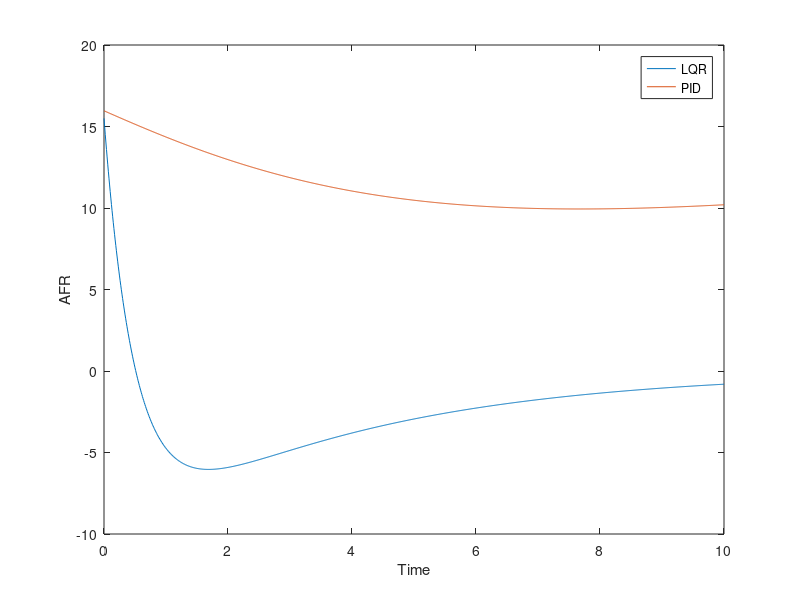
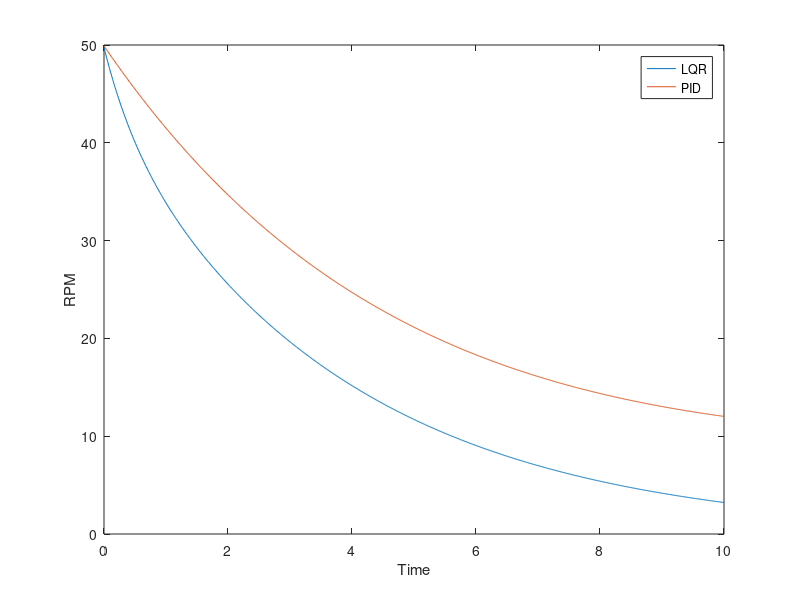

Recreate these plots in MATLAB, in order.
A = [-0.4 0.1; 0.05 -0.2];
B = [0.3; 0.1];

Q = diag([20 10]);
R = 0.5;

K = lqr(A,B,Q,R);

Kp = 0.8;
Ki = 0.2;
Kd = 0.05;

dt = 0.01;
t = 0:dt:10;

x_lqr = [16;50];
x_pid = [16;50];

integral = 0;
prev_error = 0;

afr_lqr = [];
afr_pid = [];
rpm_lqr = [];
rpm_pid = [];

setpoint = 14.7;

for i = 1:length(t)

    u_lqr = -K*x_lqr;
    xdot_lqr = A*x_lqr + B*u_lqr;
    x_lqr = x_lqr + xdot_lqr*dt;

    error = setpoint - x_pid(1);
    integral = integral + error*dt;
    derivative = (error - prev_error)/dt;
    u_pid = Kp*error + Ki*integral + Kd*derivative;
    prev_error = error;

    xdot_pid = A*x_pid + B*u_pid;
    x_pid = x_pid + xdot_pid*dt;

    afr_lqr = [afr_lqr x_lqr(1)];
    afr_pid = [afr_pid x_pid(1)];
    rpm_lqr = [rpm_lqr x_lqr(2)];
    rpm_pid = [rpm_pid x_pid(2)];
end

figure
plot(t,afr_lqr,t,afr_pid)
legend('LQR','PID')
xlabel('Time')
ylabel('AFR')

figure
plot(t,rpm_lqr,t,rpm_pid)
legend('LQR','PID')
xlabel('Time')
ylabel('RPM')
